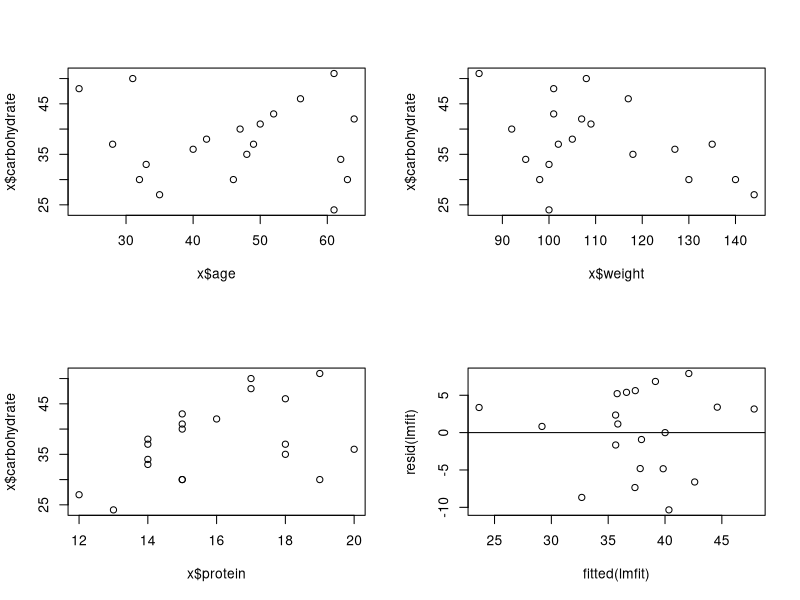

Generate this figure with R:
# Problem 4(a),(b)
require(readxl)
x <- read_excel("dobson6.3.xls", skip = 2)
par(mfrow=c(2,2))
plot(x$age, x$carbohydrate)
plot(x$weight, x$carbohydrate)
plot(x$protein, x$carbohydrate)
lmfit <- lm(carbohydrate ~ age + weight + protein, data=x)
summary(lmfit)
plot(fitted(lmfit), resid(lmfit))
abline(0,0)

# Problem 4(c)
lmfit2 <- lm(carbohydrate ~ age + protein, data=x)
summary(lmfit2)
